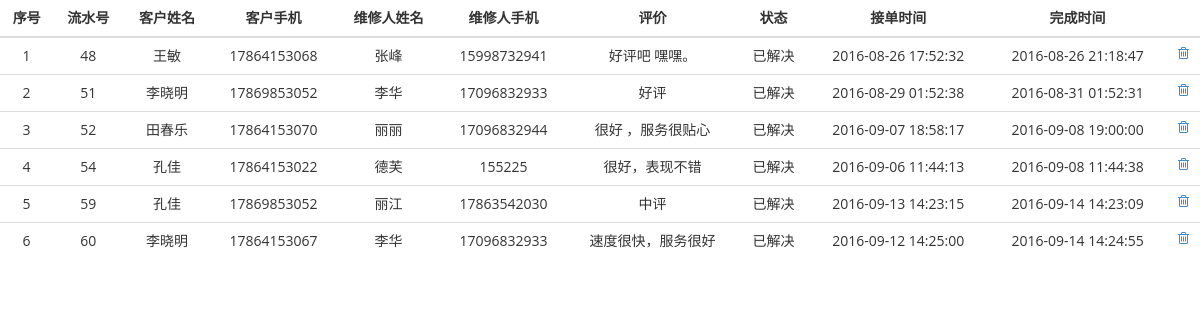
The page /Repair/repairsWeb/client_assess.php on the database its author committed.
### tables this page shows
CREATE TABLE `screen_order` (
  `id` int(11) NOT NULL AUTO_INCREMENT,
  `username` text,
  `userphone` text,
  `sockername` text,
  `sockerphone` text,
  `question` text,
  `position` text,
  `positionlocation` text,
  `time` datetime DEFAULT NULL,
  `static` text,
  `picture` text,
  `type` text,
  `completetime` datetime DEFAULT NULL,
  `racetime` datetime DEFAULT NULL,
  `appraise` text,
  PRIMARY KEY (`id`)
);

### Repair/repairsWeb/client_assess.php (the view, shortened to what this page needs)
<!DOCTYPE html PUBLIC "-//W3C//DTD XHTML 1.0 Transitional//EN" "http://www.w3.org/TR/xhtml1/DTD/xhtml1-transitional.dtd">
<html xmlns="http://www.w3.org/1999/xhtml">
<head>
<link rel="stylesheet" type="text/css" href="lib/bootstrap/css/bootstrap.css">
<link rel="stylesheet" href="lib/font-awesome/css/font-awesome.css">
<link rel="stylesheet" type="text/css" href="stylesheets/theme.css">
</head>
<body>
<?php
    function ShowTable(){
		 $sql="select * from screen_order where static='已解决'||static='未解决'";
		$pagesize=10;
			    if(isset($_GET['page']))
			    {
				 $p=(int)$_GET['page'];
				 } else
				 {  $p=1; }
				  $start=$pagesize*($p-1);
				  $queryj=mysql_query("$sql limit $start,$pagesize");
      	echo "<table class='table'><thead><tr>";
		echo "
		<th>序号</th>
		<th>流水号</th>
		<th>客户姓名</th>
		<th>客户手机</th>
		<th>维修人姓名</th>
		<th>维修人手机</th>
		<th>评价</th>
		<th>状态</th>
		<th>接单时间</th>
		<th>完成时间</th>
		";
		echo "<th style=' width='3.5em''></th></tr></thead>";
		echo "<tbody>";
		$serial=1;
        while($row=mysql_fetch_array($queryj)){
            echo "<tr>
			<td>".$serial++."</td>
			<td>".$row['id']."</td>
			<td>".$row['username']."</td>
			<td>".$row['userphone']."</td>
			<td>".$row['sockername']."</td>
			<td>".$row['sockerphone']."</td>
			<td>".$row['appraise']."</td>
			<td>".$row['static']."</td>
			<td>".$row['racetime']."</td>
			<td>".$row['completetime']."</td>";
			$id=$row[0];
			echo "<td>
			<a href='expand/script/assess_delete.php?id=$id' role='button' data-toggle='modal'>
			<i class='fa fa-trash-o'></i></a></td>";
            echo "</tr>";
        }
        echo "</tbody></table>";
		}
    ShowTable();
?>
</body>
</html>

### Repair/repairsWeb/stylesheets/theme.css (style rules this page uses)
body { background: #fafafa; background-color:#FFF; background-position: initial initial; background-repeat: initial initial; margin: 0px; padding: 0px; }
body, h1, h2, h3, h4, h5, h6, p, a, .h1, .h2, .h3, .h4, .h5, .h6 { font-family: 'Open Sans', helvetica, arial, sans-serif; }

### rows shown on the page
screen_order: id "48", username "王敏", userphone "17864153068", sockername "张峰", sockerphone "15998732941", appraise "好评吧 嘿嘿。", static "已解决", racetime "2016-08-26 17:52:32", completetime "2016-08-26 21:18:47"
screen_order: id "51", username "李晓明", userphone "17869853052", sockername "李华", sockerphone "17096832933", appraise "好评", static "已解决", racetime "2016-08-29 01:52:38", completetime "2016-08-31 01:52:31"
screen_order: id "52", username "田春乐", userphone "17864153070", sockername "丽丽", sockerphone "17096832944", appraise "很好 ，服务很贴心", static "已解决", racetime "2016-09-07 18:58:17", completetime "2016-09-08 19:00:00"
screen_order: id "54", username "孔佳", userphone "17864153022", sockername "德芙", sockerphone "155225", appraise "很好，表现不错", static "已解决", racetime "2016-09-06 11:44:13", completetime "2016-09-08 11:44:38"
screen_order: id "59", username "孔佳", userphone "17869853052", sockername "丽江", sockerphone "17863542030", appraise "中评", static "已解决", racetime "2016-09-13 14:23:15", completetime "2016-09-14 14:23:09"
screen_order: id "60", username "李晓明", userphone "17864153067", sockername "李华", sockerphone "17096832933", appraise "速度很快，服务很好", static "已解决", racetime "2016-09-12 14:25:00", completetime "2016-09-14 14:24:55"
